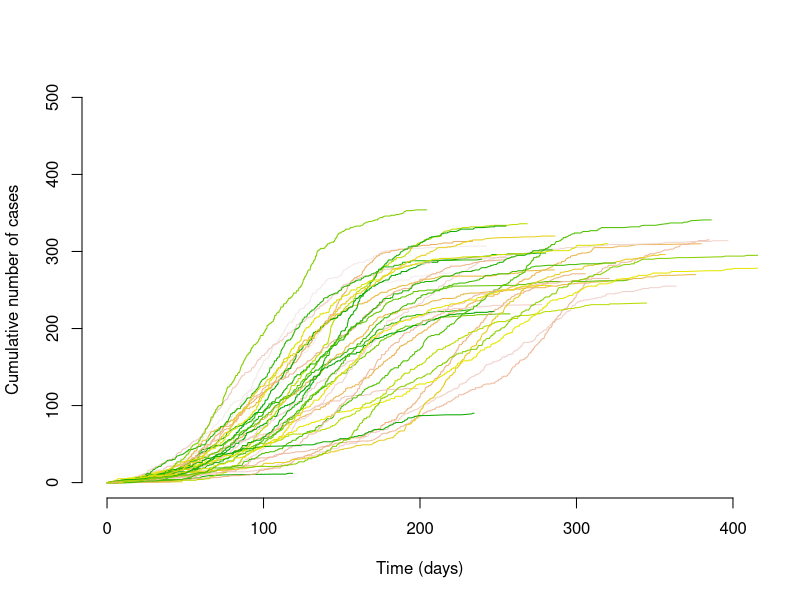

Here is the R script that generated this plot:
# Set random number generator
set.seed(4386)

# Set the parameters of the model
N = 500; seed = 1; R_0 = 1.5; sigma = 1/9; gamma = 1/7; f = 0.7
beta <- R_0*gamma/N

# Set the maximal simulation time
maxtime = 1000

# Initialize plot
plot(NA, NA,
     xlim = c(0, 400), ylim = c(0, N),
     xlab = "Time (days)", ylab = "Cumulative number of cases", frame = FALSE)

# Perform 100 simulations
runs <- 100
outbreak <- as.data.frame(matrix(data = NA, nrow = runs, ncol = 2))
names(outbreak) <- c("duration", "size")
cols <- sample(terrain.colors(runs))
for(i in 1:runs) {
	# Algorithm for Gillespie's direct method
	# Set initial conditions
	S = N - seed; E = 0; I = seed; R = 0; D = 0; C = 0; simtime = 0; event = 0	
	simulation <- matrix(data = NA, nrow = 3*N, ncol = 7)
	simulation[1, ] <- c(simtime, S, E, I, R, D, C)
	while(simtime < maxtime) {
		# Calculate the event rates
		rates <- c(beta*S*I, sigma*E, (1-f)*gamma*I, f*gamma*I)
		sum_rates <- sum(rates)
		cum_rates <- cumsum(rates)
		# Interrupt the loop if infection goes extinct
		if(sum_rates == 0) break
		# Time until next event
		tau <- 1/sum_rates*log(1/runif(1))
		simtime <- simtime + tau
		# Choose which event and update populations
		rand <- runif(1, 0, sum_rates)
		if(rand < cum_rates[1]) {
			S <- S - 1
			E <- E + 1
		} else { 
			if(rand < cum_rates[2]) {
				E <- E - 1
				I <- I + 1
				C <- C + 1
			} else {
				if(rand < cum_rates[3]) {
					I <- I - 1
					R <- R + 1
				} else {
					I <- I - 1
					D <- D + 1
				} 
			}
		}	
		event <- event + 1
		simulation[event + 1, ] <- c(simtime, S, E, I, R, D, C)
	}
	# Plot the cumulative number of cases for each simulation with a different color
	lines(simulation[, 1], simulation[, 7], col = cols[i])
	# Store the duration and size of an outbreak
	outbreak[i, ] <- c(simtime, C)
}
